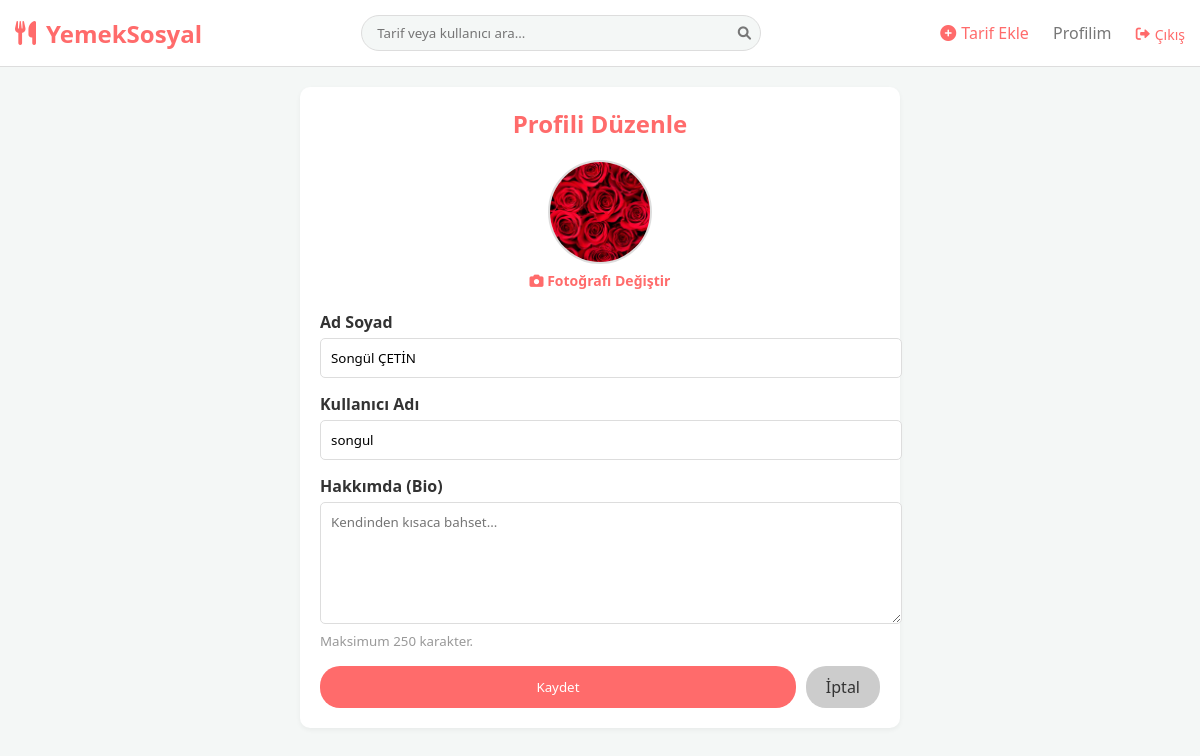
The app's page /profil-duzenle.php (signed in) with its own data.
### tables this page shows
CREATE TABLE `users` (
  `id` int(11) NOT NULL,
  `username` varchar(50) NOT NULL,
  `full_name` varchar(100) NOT NULL,
  `email` varchar(100) NOT NULL,
  `phone` varchar(20) NOT NULL,
  `password` varchar(255) NOT NULL,
  `avatar` varchar(255) DEFAULT 'default.png',
  `verification_code` varchar(10) DEFAULT NULL,
  `is_verified` tinyint(1) DEFAULT 0,
  `created_at` timestamp NOT NULL DEFAULT current_timestamp(),
  `bio` text DEFAULT NULL,
  `role` enum('user','admin','manager') DEFAULT 'user'
);

### profil-duzenle.php (the view, shortened to what this page needs)
<?php
require 'includes/header.php';
$user_id = $_SESSION['user_id'];
$stmt = $pdo->prepare("SELECT * FROM users WHERE id = ?");
$stmt->execute([$user_id]);
$user = $stmt->fetch();
?>
<div style="max-width: 600px; margin: 20px auto;">
    <div class="card">
        <h2 style="color:var(--primary); margin-bottom:20px; text-align:center;">Profili Düzenle</h2>
        <form action="" method="POST" enctype="multipart/form-data">
            <div style="text-align:center; margin-bottom:20px;">
                <?php
                    $imgUrl = 'uploads/' . (!empty($user['avatar']) ? $user['avatar'] : 'default.png');
                ?>
                <img src="<?php echo $imgUrl; ?>" style="width:100px; height:100px; border-radius:50%; object-fit:cover; border:2px solid #ddd;">
                <br>
                <label for="file-upload" style="cursor:pointer; color:var(--primary); font-size:14px; font-weight:bold;">
                    <i class="fas fa-camera"></i> Fotoğrafı Değiştir
                </label>
            </div>
            <div class="form-group">
                <label>Ad Soyad</label>
                <input type="text" name="full_name" class="form-control" value="<?php echo htmlspecialchars($user['full_name']); ?>" required>
            </div>
            <div class="form-group">
                <label>Kullanıcı Adı</label>
                <input type="text" name="username" class="form-control" value="<?php echo htmlspecialchars($user['username']); ?>" required>
            </div>
            <div class="form-group">
                <label>Hakkımda (Bio)</label>
                <textarea name="bio" class="form-control" maxlength="250" placeholder="Kendinden kısaca bahset..."><?php echo htmlspecialchars($user['bio'] ?? ''); ?></textarea>
                <small style="color:#999;">Maksimum 250 karakter.</small>
            </div>
            <div style="display:flex; gap:10px;">
                <button type="submit" class="btn-primary" style="flex:1;">Kaydet</button>
                <a href="profil.php" class="btn-primary" style="background:#ccc; color:#333; text-align:center; padding:10px 20px;">İptal</a>
            </div>
        </form>
    </div>
</div>
</body>
</html>

### css/style.css (style rules this page uses)
:root { --primary: #ff6b6b; --bg-color: #f4f7f6; --text-dark: #333; --text-grey: #777; --white: #fff; --border-radius: 10px; }
* { margin: 0; padding: 0; box-sizing: border_box; font-family: 'Segoe UI', sans-serif; }
body { background-color: var(--bg-color); color: var(--text-dark); }
a { text-decoration: none; color: inherit; }
.btn-primary { background: var(--primary); color: var(--white); padding: 8px 15px; border-radius: 20px; border: none; cursor: pointer; }
.card { background: var(--white); border-radius: var(--border-radius); padding: 20px; margin-bottom: 20px; box-shadow: 0 2px 5px rgba(0,0,0,0.05); }
.form-group { margin-bottom: 15px; }
.form-group label { display: block; margin-bottom: 5px; font-weight: 600; }
.form-control { width: 100%; padding: 10px; border: 1px solid #ddd; border-radius: 5px; }
textarea.form-control { height: 100px; resize: vertical; }

### records on screen
users: avatar (picture), full_name "Songül ÇETİN", username "songul"
